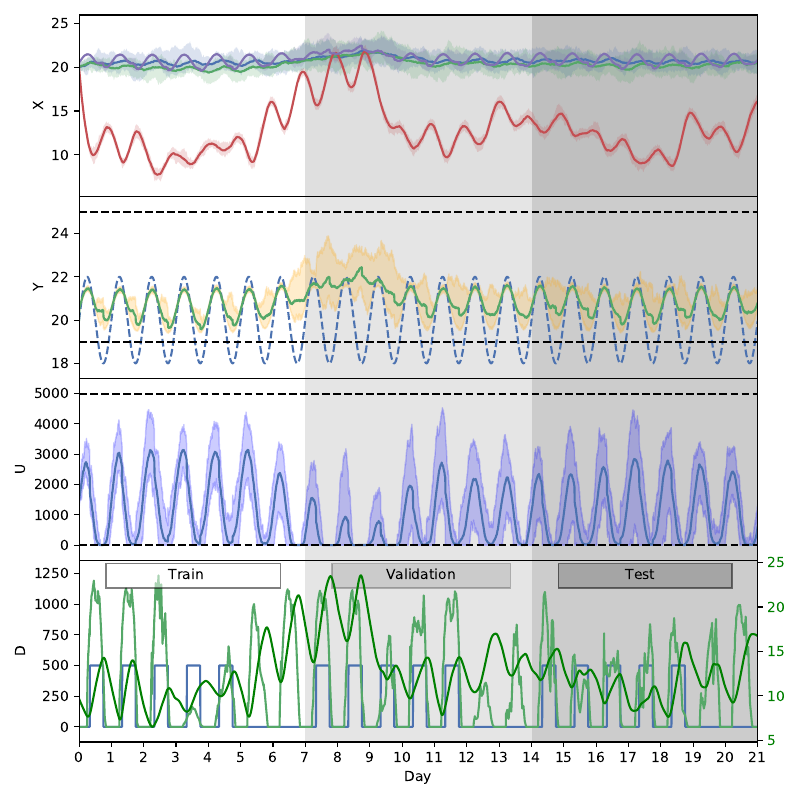

Generate this figure with Python:
"""
Prototype Code for Deep MPC policy from  Section 2.4. Constrained Control Policy Learning
Results from 3.4. Constrained Continuous Control
"""


"""
# Dependencies
"""   
import numpy as np
import numpy.matlib
import matplotlib.pyplot as plt
from scipy.io import loadmat
import torch
import torch.nn.functional as F
from torch import nn
from sklearn.model_selection import train_test_split
import math
from numpy import linalg as LA
import time


"""
Ground truth state space model (SSM)
"""
A = np.matrix([[0.9950,0.0017,0.0000,0.0031],[0.0007,0.9957,0.0003,0.0031],
              [0.0000,0.0003,0.9834,0.0000],[0.2015,0.4877,0.0100,0.2571]])
B = np.matrix([[1.7586e-06],[1.7584e-06],
              [1.8390e-10],[5.0563e-04]])
E = np.matrix([[0.0002,0.0000,0.0000],[0.0002,0.0000,0.0000],
              [0.0163,0.0000,0.0000],[0.0536,0.0005,0.0001]])
C = np.matrix([[0.0,0.0,0.0,1.0]])
# model dimensions
nx = 4
ny = 1
nu = 1
nd = 3

"""
Generate data for training, validation and testing
"""
# Train set 
samples_day = 288 # 288 samples per day with 5 min sampling
umax = 4e3
start_day = 7
start_sim = samples_day*start_day
Sim_days = 7 # number of simulated days 
U_day = umax*np.sin(np.arange(0, 2*np.pi,2*np.pi/samples_day)) #  daily control profile
U = np.matlib.repmat(U_day, 1, Sim_days) #  Sim_days control profile
N_sim =  U.shape[1] # number of simulation steps train phase
file = loadmat('../TimeSeries/disturb.mat') # load disturbance file
Disturb = file['D']
D = Disturb[:,start_sim:start_sim+N_sim]
Y = np.zeros((ny,N_sim)) # output trajectory placeholders
X = np.zeros((nx,N_sim+1)) # state trajectory placeholders
X[:,0] =  20*np.ones(nx) # initial conditions
# Training set open loop response LTI SSM
for k in range(0,N_sim):
    x0 = np.asmatrix(X[:,k]).T
    d = np.asmatrix(D[:,k]).T
    u = np.asmatrix(U[:,k]).T 
    # LTI SSM
    xn = A*x0 + B*u + E*d
    y = C*x0
    
    X[:,k+1] = xn.ravel()
    Y[:,k] = y.ravel()

# Validation + Test set     
N_sim_start = start_sim
Sim_days_test = 21
U_t = np.matlib.repmat(U_day, 1, Sim_days_test) #  Sim_days control profile
N_sim_t = U_t.shape[1] # number of simulation steps test phase
D_t = Disturb[:,N_sim_start:N_sim_start+N_sim_t]
Y_t = np.zeros((ny,N_sim_t)) # output trajectory placeholders
X_t = np.zeros((nx,N_sim_t+1)) # state trajectory placeholders
X_t[:,0] =  X[:,-1]
#  Validation + Test set  open loop response LTI SSM
for k in range(0,N_sim_t):
    x0 = np.asmatrix(X_t[:,k]).T
    d = np.asmatrix(D_t[:,k]).T
    u = np.asmatrix(U_t[:,k]).T 
    # LTI SSM
    xn = A*x0 + B*u + E*d
    y = C*x0
    
    X_t[:,k+1] = xn.ravel()
    Y_t[:,k] = y.ravel()


"""
Algorithm 1 -Constrained model predictive control policy
"""  
class NeuroSSM_policy_one_step_con_DR(nn.Module):
    def __init__(self, nx, nu, nd, nr, n_hidden):
        super().__init__()
        # model layers weights
        self.A = nn.Linear(nx,nx, bias=False)
        self.B = nn.Linear(nu,nx, bias=False)
        self.E = nn.Linear(nd,nx, bias=False)
        self.C = nn.Linear(nx,ny, bias=False)
        #  policy layers weights
        self.policy1 = nn.Linear(nx+nd+nr+2*ny+2*nu, n_hidden, bias=False)
        self.policy2 = nn.Linear(n_hidden, nu, bias=False)

        # initialize model weights from the ground truth model
        with torch.no_grad():
            self.A.weight.copy_(torch.from_numpy(A))
            self.B.weight.copy_(torch.from_numpy(B))
            self.E.weight.copy_(torch.from_numpy(E))
            self.C.weight.copy_(torch.from_numpy(C))
  
        # fix first 4 layers of model weights
        child_counter = 0
        for child in self.children():
            child_counter += 1
            if child_counter <= 4:
                for param in child.parameters():
                    param.requires_grad = False    
            
    def forward(self,x,d,r,ymin,ymax,umin,umax,w_mean,w_var):
        x = x.view(x.size(0), -1)
        d = d.view(d.size(0), -1)
        r = r.view(r.size(0), -1)       
        ymin = ymin.view(ymin.size(0), -1)    
        ymax = ymax.view(ymax.size(0), -1)    
        umin = umin.view(umin.size(0), -1)    
        umax = umax.view(umax.size(0), -1)  
               
        # Domain Randomization
        w = (w_mean-w_var)+(2*w_var)*torch.rand(nx) # additive state uncertainty       
        
        # Output constraints eval for policy input
        y = self.C(x)
        symin = F.relu(-y+ymin)  #       state lower bound  u>= umin
        symax = F.relu(y-ymax) #      state upper bound u <= umax
               
        # policy inputs: Algo 1 - line 2
        xi = torch.cat((x,d,r,symin,symax,umin,umax),1)
       # control policy evaluation: Algo 1 - line 3
        u_hidden = F.relu(self.policy1(xi))
        u =  self.policy2(u_hidden)         

        #   state update Algo 1 line 7
        x = self.A(x) + self.B(u) + self.E(d) + w
        y = self.C(x)
             
        # control input constraints Algo 1 lines 4-6  
        s_umin = F.relu(-u+umin)  #      control lower bound u>= umin 
        s_umax = F.relu(u-umax) #      control upper bound u <= umax
        
        # controlled state constraints Algo 1 lines 8-10 
        s_ymin = F.relu(-y+ymin) #       state lower bound  u>= umin
        s_ymax = F.relu(y-ymax) #      state upper bound u <= umax
               
        #         Algo 1 line 11
        return x, y, u, s_ymin, s_ymax, s_umin, s_umax
    
    
"""
# Model instantiation
"""      
# define additive uncertainty
w_mean_train = 0 # disturbance mean
w_var_train = 0.0 # disturbance variance
n_hidden = 10 # number of hidden neurons
nr = 1      # number of outputs/references
model = NeuroSSM_policy_one_step_con_DR(nx,nu,nd,nr,n_hidden)
model = model.float()
model.parameters
for param in model.named_parameters():
    print(param)


"""
# Dataset creation
"""  
a = 0
b = 25   
X0 = a +b*np.random.rand(X.shape[0],X.shape[1])   
a = 15
b = 25  
R_day = 20+2*np.sin(np.arange(0, 2*np.pi,2*np.pi/samples_day)) #  daily control profile
R_day_train = 15+10*np.sin(np.arange(0, 2*np.pi,2*np.pi/samples_day)) #  daily control profile
R = np.matlib.repmat(R_day_train, 1, Sim_days) #  Sim_days control profile
R  = a +b*np.random.rand(R.shape[0],R.shape[1])   

Features = np.concatenate((X0[:,:-2].T, D[:,:-1].T, R[:,:-1].T), axis=1)       # tranining on randomized trajectory
Targets = R[:,:-1].T 

# divide dataset to train and test set
Features_train, Features_test, Targets_train, Targets_test = train_test_split(Features,Targets,test_size=0.2,shuffle=False)
Features_train = torch.FloatTensor(Features_train)
Features_test = torch.FloatTensor(Features_test)
Targets_train = torch.FloatTensor(Targets_train)
Targets_test = torch.FloatTensor(Targets_test)
# split features - train and test sets
X_train = Features_train[:,0:nx]
D_train = Features_train[:,nx:-1]
R_train = Features_train[:,-1:]
X_test= Features_test[:,0:nx]
D_test = Features_test[:,nx:-1]
R_test = Features_test[:,-1:]
# slack variables
sx_targets = torch.zeros(Targets_train.shape[0],nx)
sy_targets = torch.zeros(Targets_train.shape[0],ny)
su_targets = torch.zeros(Targets_train.shape[0],nu)
u_targets = torch.zeros(Targets_train.shape[0],nu)
# costraints bounds
xmin_val = 19
xmax_val = 25
xmin = xmin_val*torch.ones(Targets_train.shape[0],nx)
xmax = xmax_val*torch.ones(Targets_train.shape[0],nx)
ymin_val = 19
ymax_val = 25
ymin = ymin_val*torch.ones(Targets_train.shape[0],ny)
ymax = ymax_val*torch.ones(Targets_train.shape[0],ny)
umin_val = 0
umax_val = 5000
umin = umin_val*torch.ones(Targets_train.shape[0],nu)
umax = umax_val*torch.ones(Targets_train.shape[0],nu)
        
"""
# MSE citerion and optimizer
"""  
# objective and optimizer
criterion = nn.MSELoss()  # we'll convert this to RMSE later
optimizer = torch.optim.Adam(filter(lambda p: p.requires_grad, model.parameters()), lr=0.001)

"""
# Weights of the multi-objective loss - equation (16)
""" 
# constraints weight
Q_con_u = 5e-7
Q_con_x = 50
Q_con_y = 50
Q_u = 1e-7
Q_u = 1e-6
Q_ref = 20

""" 
Policy Optimization Training Loop using Algorithm 1
""" 
epochs = 30000
losses = []

for i in range(epochs):
    i+=1
#  multi-objective loss  equation (16)
    x_pred, y_pred, u_pred, s_ymin, s_ymax, s_umin, s_umax = model.forward(X_train, D_train, R_train, ymin, ymax, umin, umax,w_mean_train,w_var_train)
    loss = Q_ref*criterion(y_pred, Targets_train)  + Q_u*criterion(u_pred, u_targets) \
    + Q_con_y*criterion(s_ymin, sy_targets)   + Q_con_y*criterion(s_ymax, sy_targets)  \
    + Q_con_u*criterion(s_umin, su_targets)   + Q_con_u*criterion(s_umax, su_targets)  
    losses.append(loss)
    
    if i%1000 == 1:
        print(f'epoch: {i:2}  loss: {loss.item():10.8f}')

    optimizer.zero_grad()
    loss.backward()
    optimizer.step()

plt.plot(range(epochs), losses)
plt.ylabel('Loss')
plt.xlabel('epoch');

## save entire model
#torch.save(model, 'Trained_DeepMPCPolicy_sec_3_4.pt')


"""
# Parameters of the simulation from Section 3.4.
""" 

run_sim = True
replicate_paper = False # load the policy used in the paper
Eval_runs  = 20  # number of randomized closed-loop simulations, Paper value: 20
# plotting flags
save_fig = True
paper_plot = True

# uncertainty  ad constraints flags in simulation
u_clipping = True # hard control bounds
param_uncertainty =  False
add_uncertainty = True
robust_relaxation = False
if add_uncertainty:
    w_mean = 0
    w_var = 0.1
else:
    w_mean = 0
    w_var = 0.0
if param_uncertainty:
    theta_mean = 0
    theta_var = 0.01
else:
    theta_mean = 0
    theta_var = 0.00    


"""
load model parameters of trained policy from Section 3.5.
""" 
if replicate_paper:
    model = torch.load('Trained_DeepMPCPolicy_sec_3_4.pt')

     
"""
Running closed-loop control simulations from Section 3.4.
""" 
if run_sim:
    xmin_ = xmin_val*torch.ones(1,nx)
    xmax_ = xmax_val*torch.ones(1,nx)
    ymin_ = ymin_val*torch.ones(1,ny)
    ymax_ = ymax_val*torch.ones(1,ny)
    umin_ = umin_val*torch.ones(1,nu)
    umax_ = umax_val*torch.ones(1,nu)
    ## Control Validation closed loop: test set
    R_t = np.matlib.repmat(R_day, 1, Sim_days_test) #  Sim_days control profile
    X_torch = np.zeros((nx,N_sim_t+1)) # state trajectory placeholders
    X_torch[:,0] =  20*np.ones(nx) # initial conditions
    Y_torch = np.zeros((ny,N_sim_t)) # output trajectory placeholders
    U_torch = np.zeros((nu,N_sim_t)) # input trajectory placeholders
    X_cl = np.zeros((nx,N_sim_t+1)) # state trajectory placeholders
    X_cl[:,0] =  20*np.ones(nx) # initial conditions
    Y_cl = np.zeros((ny,N_sim_t)) # output trajectory placeholders    
    
    DATA_X_cl = np.ndarray(shape=(X_cl.shape[0],X_cl.shape[1],Eval_runs))
    DATA_Y_cl = np.ndarray(shape=(Y_cl.shape[0],Y_cl.shape[1],Eval_runs))
    DATA_U_torch = np.ndarray(shape=(U_torch.shape[0],U_torch.shape[1],Eval_runs))
    DATA_X_torch = np.ndarray(shape=(X_torch.shape[0],X_torch.shape[1],Eval_runs))
    DATA_Y_torch = np.ndarray(shape=(Y_torch.shape[0],Y_torch.shape[1],Eval_runs))
    DATA_R_t = np.ndarray(shape=(R_t.shape[0],R_t.shape[1],Eval_runs)) 
    
    CPU_mean_time = np.zeros(Eval_runs)
    CPU_max_time = np.zeros(Eval_runs)

    for run in range(0,Eval_runs):
        StepTime = np.zeros(N_sim_t)
        for k in range(0,N_sim_t):
            x0 = np.asmatrix(X_cl[:,k])
            d = np.asmatrix(D_t[:,k])
            r = np.asmatrix(R_t[:,k])
            w = (w_mean-w_var)+(2*w_var)*np.asmatrix(np.random.rand(nx,1)) # state noise signal
            theta = (1+theta_mean-theta_var)+(2*theta_var)*np.asmatrix(np.random.rand(nx,nx))            
            x0_torch = torch.from_numpy(x0).float()
            d_torch = torch.from_numpy(d).float()
            r_torch = torch.from_numpy(r).float()
        
            start_step_time = time.time()  
            xn_pt, y_pt, u, s_ymin, s_ymax, s_umin, s_umax = model(x0_torch,d_torch,r_torch,ymin_,ymax_,umin_,umax_,w_mean_train,w_var_train)              
            StepTime[k] = time.time() - start_step_time
            
            if u_clipping:
                if u < umin_:
                    u = umin_                
                elif u > umax_:
                    u = umax_
        
            X_torch[:,k+1] = xn_pt.detach().numpy().ravel()
            Y_torch[:,k] = y_pt.detach().numpy().ravel()
            U_torch[:,k] = u.detach().numpy().ravel()
            Y_torch[:,k] = y_pt.detach().numpy().ravel()
        
            # ground truth LTI SSM
            xn = np.multiply(theta,A)*x0.T + B*U_torch[:,k] + E*d.T + w
            y = C*x0.T
            
            X_cl[:,k+1] = xn.ravel()
            Y_cl[:,k] = y.ravel()
                  
        CPU_mean_time[run] = np.mean(StepTime)
        CPU_max_time[run] = np.amax(StepTime)
            
        # various evaluations with uncertainty    
        DATA_X_cl[:,:,run] = X_cl
        DATA_Y_cl[:,:,run] = Y_cl
        DATA_U_torch[:,:,run] = U_torch
        DATA_X_torch[:,:,run] = X_torch   
        DATA_Y_torch[:,:,run] = Y_torch
        DATA_R_t[:,:,run] = R_t
        
    CPU_mean_time_paper = np.mean(CPU_mean_time)*1e3 
    CPU_max_time_paper = np.amax(CPU_max_time)*1e3    
    
    DATA_X_cl_max = np.amax(DATA_X_cl, axis = 2)
    DATA_X_cl_min = np.amin(DATA_X_cl, axis = 2)
    DATA_X_cl_mmean = np.mean(DATA_X_cl, axis = 2)
    
    DATA_Y_cl_max = np.amax(DATA_Y_cl, axis = 2)
    DATA_Y_cl_min = np.amin(DATA_Y_cl, axis = 2)
    DATA_Y_cl_mmean = np.mean(DATA_Y_cl, axis = 2)
    
    DATA_U_torch_max = np.amax(DATA_U_torch, axis = 2)
    DATA_U_torch_min = np.amin(DATA_U_torch, axis = 2)
    DATA_U_torch_mmean = np.mean(DATA_U_torch, axis = 2)
    
    time_x = np.linspace(0, Sim_days_test, DATA_X_cl_mmean.shape[1], endpoint=False)
    time_y = np.linspace(0, Sim_days_test, DATA_Y_cl_mmean.shape[1], endpoint=False)
    time_u = np.linspace(0, Sim_days_test, DATA_U_torch_mmean.shape[1], endpoint=False)
    
    xmin = xmin_val*np.ones((time_x.shape[0],nx))
    xmax = xmax_val*np.ones((time_x.shape[0],nx))
    ymin = ymin_val*np.ones((time_y.shape[0],ny))
    ymax = ymax_val*np.ones((time_y.shape[0],ny))
    umin = umin_val*np.ones((time_u.shape[0],ny))
    umax = umax_val*np.ones((time_u.shape[0],ny))
       
    #    eval control statistics
    test_start = 14*samples_day
    test_end = DATA_Y_cl_mmean.shape[1]
    DATA_Y_cl_torch = torch.from_numpy(DATA_Y_cl[:,test_start:test_end]).float()  
    DATA_s_ymin_real = F.relu(-DATA_Y_cl_torch+ymin_).detach().numpy()
    DATA_s_ymax_real = F.relu(DATA_Y_cl_torch-ymax_).detach().numpy()
    MAE_constr = np.mean(DATA_s_ymin_real) + np.mean(DATA_s_ymax_real)
    MSE_model = np.mean(np.square(DATA_Y_cl[:,test_start:test_end]-DATA_Y_torch[:,test_start:test_end]))
    MSE_ref = np.mean(np.square(DATA_Y_cl[:,test_start:test_end]-DATA_R_t[:,test_start:test_end]))
    MA_energy =  np.mean(np.absolute(DATA_U_torch_mmean[:,test_start:test_end]))
    
    
"""
Plot - not included in paper
"""     
if paper_plot:
    fig, ax = plt.subplots(4,1,figsize=(8, 8))
    for i in range(0,nx):
        ax[0].plot(time_x,DATA_X_cl_mmean[i,:].T)
        ax[0].fill_between(time_x, np.squeeze(DATA_X_cl_min[i,:].T), np.squeeze(DATA_X_cl_max[i,:].T), alpha=0.2)
    ax[0].set(ylabel='X')
    ax[0].tick_params(labelbottom=False)
    ax[0].axvspan(7, 14, facecolor='grey', alpha=0.25, zorder=-100)
    ax[0].axvspan(14, 21, facecolor='grey', alpha=0.5, zorder=-100)
    ax[0].margins(0,0.1)
            
    ax[1].plot(time_y,R_t.T, '--', label='R')
    ax[1].plot(time_y,DATA_Y_cl_mmean.T, label='Y')
    ax[1].fill_between(time_y, np.squeeze(DATA_Y_cl_min.T), np.squeeze(DATA_Y_cl_max.T), color='orange', alpha=0.2)
    ax[1].plot(time_y,ymin, 'k--')
    ax[1].plot(time_y,ymax, 'k--')
    ax[1].set(ylabel='Y')
    ax[1].tick_params(labelbottom=False)
    ax[1].axvspan(7, 14, facecolor='grey', alpha=0.2, zorder=-100)
    ax[1].axvspan(14, 21, facecolor='grey', alpha=0.4, zorder=-100)
    ax[1].margins(0,0.1)
    
    ax[2].plot(time_u,DATA_U_torch_mmean.T, label='U')
    ax[2].fill_between(time_u, np.squeeze(DATA_U_torch_min.T), np.squeeze(DATA_U_torch_max.T), color='blue', alpha=0.2)
    ax[2].plot(time_u,umin, 'k--')
    ax[2].plot(time_u,umax, 'k--')
    ax[2].set(ylabel='U')
    ax[2].tick_params(labelbottom=False)
    ax[2].axvspan(7, 14, facecolor='grey', alpha=0.2, zorder=-100)
    ax[2].axvspan(14, 21, facecolor='grey', alpha=0.4, zorder=-100)
    #plt.tight_layout()
    ax[2].margins(0,0.1)
    
    ax[3].plot(time_u,D_t[1:3,:].T)
    ax[3].tick_params(labelbottom=True)
    ax[3].set_xlabel('Day')
    ax[3].set(ylabel='D')
    ax[3].tick_params(labelbottom=True)
    ax[3].axvspan(7, 14, facecolor='grey', alpha=0.2, zorder=-100)
    ax[3].axvspan(14, 21, facecolor='grey', alpha=0.4, zorder=-100)
    ax[3].margins(0,0.1)
    ax[3].text(1, 1200, '             Train                ',
                bbox={'facecolor': 'white', 'alpha': 0.5})
    ax[3].text(8, 1200, '           Validation           ',
                bbox={'facecolor': 'grey', 'alpha': 0.25})
    ax[3].text(15, 1200, '              Test                ',
                   bbox={'facecolor': 'grey', 'alpha': 0.5})    
    ax4 = ax[3].twinx()  # instantiate a second axes that shares the same x-axis
    ax4.plot(time_u,D_t[0,:].T, color ='green')
    ax4.tick_params(axis='y', labelcolor='green')
    ax4.margins(0,0.1)   
    steps = range(0, Sim_days_test+1, 1)
    days = np.array(list(range(Sim_days_test+1)))
    ax[3].set(xticks=steps,xticklabels=days)   
    plt.tight_layout()
    fig.subplots_adjust(wspace=0, hspace=0)
    
    if save_fig:
        plt.savefig('DeepMPC_sysID_ctrl_sec_2_4.pdf')



